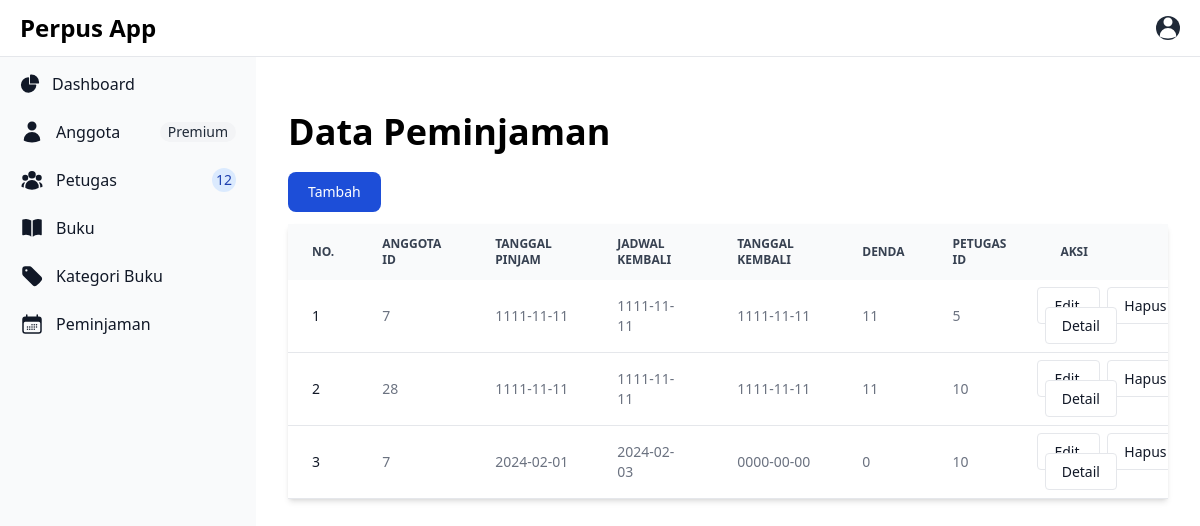
The app's page /peminjaman/index.php (signed in) with its own data.
### tables this page shows
CREATE TABLE `peminjaman` (
  `ID` int(11) NOT NULL,
  `Anggota_ID` int(11) NOT NULL,
  `TglPinjam` date NOT NULL,
  `JadwalKembali` date NOT NULL,
  `TglKembali` date DEFAULT NULL,
  `Denda` int(11) NOT NULL DEFAULT 0,
  `Petugas_ID` int(11) NOT NULL
);

### object/Peminjaman.php (called while the page is built, shortened)
<?php
class Peminjaman {
    private $conn;
    private $table_name = "peminjaman";
    public function __construct($db) {
        $this->conn = $db;
    }
    function readAll() {
        $query = "SELECT * FROM " . $this->table_name;
        $result = $this->conn->prepare($query);
        $result->execute();
        return $result;
    }
}
?>

### peminjaman/index.php (the view, shortened to what this page needs)
<?php
include '../config/layout.php';
include '../config/Database.php';
include '../object/Peminjaman.php';
$database = new Database();
$db = $database->getConnection();
$peminjaman = new Peminjaman($db);
$result = $peminjaman->readAll();
?>
<div class="p-4 sm:ml-64">
   <div class="p-4 mt-14">
       <h2 class="text-4xl font-extrabold dark:text-black">Data Peminjaman</h2>
       <a href="form-tambah.php" class="block mt-5 text-white bg-blue-700 hover:bg-blue-800 focus:ring-4 focus:outline-none focus:ring-blue-300 font-medium rounded-lg text-sm px-5 py-2.5 text-center inline-flex items-center me-2 dark:bg-blue-600 dark:hover:bg-blue-700 dark:focus:ring-blue-800">
           Tambah
       </a>
       <div class="relative overflow-x-auto mt-3 shadow-md">
           <table class="w-full text-sm text-left rtl:text-right text-gray-500 dark:text-gray-400">
               <thead class="text-xs text-gray-700 uppercase bg-gray-50 dark:bg-gray-700 dark:text-gray-400">
                   <tr>
                       <th scope="col" class="px-6 py-3">
                           No.
                       </th>
                       <th scope="col" class="px-6 py-3">
                           Anggota ID
                       </th>
                       <th scope="col" class="px-6 py-3">
                           Tanggal Pinjam
                       </th>
                       <th scope="col" class="px-6 py-3">
                           Jadwal Kembali
                       </th>
                       <th scope="col" class="px-6 py-3">
                           Tanggal Kembali
                       </th>
                       <th scope="col" class="px-6 py-3">
                           Denda
                       </th>
                       <th scope="col" class="px-6 py-3">
                           Petugas ID
                       </th>
                       <th scope="col" class="px-6 py-3">
                           Aksi
                       </th>
                   </tr>
               </thead>
               <?php
               $no = 1;
               while ($row = $result->fetch(PDO::FETCH_ASSOC)) {
                   extract($row);
               ?>
                   <tbody>
                       <tr class="bg-white border-b dark:bg-gray-800 dark:border-gray-700">
                           <th scope="row" class="px-6 py-4 font-medium text-gray-900 whitespace-nowrap dark:text-white">
                               <?= $no ?>
                           </th>
                           <td class="px-6 py-4">
                               <?= $Anggota_ID ?>
                           </td>
                           <td class="px-6 py-4">
                               <?= $TglPinjam ?>
                           </td>
                           <td class="px-6 py-4">
                               <?= $JadwalKembali ?>
                           </td>
                           <td class="px-6 py-4">
                               <?= $TglKembali ?>
                           </td>
                           <td class="px-6 py-4">
                               <?= $Denda ?>
                           </td>
                           <td class="px-6 py-4">
                               <?= $Petugas_ID ?>
                           </td>
<td>
    <a href="form-ubah.php?ID=<?= $ID ?>" class="px-4 py-2 text-sm font-medium text-gray-900 bg-white border border-gray-200 rounded hover:bg-gray-100 hover:text-blue-700 focus:z-10 focus:ring-2 focus:ring-blue-700 focus:text-blue-700 dark:bg-gray-700 dark:border-gray-600 dark:text-white dark:hover:text-white dark:hover:bg-gray-600 dark:focus:ring-blue-500 dark:focus:text-white">
        <button type="button">Edit</button>
    </a>&nbsp;
    <a onclick="confirmDelete(<?= $ID ?>)" class="px-4 py-2 text-sm font-medium text-gray-900 bg-white border border-gray-200 rounded hover:bg-gray-100 hover:text-blue-700 focus:z-10 focus:ring-2 focus:ring-blue-700 focus:text-blue-700 dark:bg-gray-700 dark:border-gray-600 dark:text-white dark:hover:text-white dark:hover:bg-gray-600 dark:focus:ring-blue-500 dark:focus:text-white" href="#">
        <button type="button">Hapus</button>
    </a>&nbsp;
    <a href="detail-peminjaman.php?ID=<?= $ID ?>" class="px-4 py-2 text-sm font-medium text-gray-900 bg-white border border-gray-200 rounded hover:bg-gray-100 hover:text-blue-700 focus:z-10 focus:ring-2 focus:ring-blue-700 focus:text-blue-700 dark:bg-gray-700 dark:border-gray-600 dark:text-white dark:hover:text-white dark:hover:bg-gray-600 dark:focus:ring-blue-500 dark:focus:text-white">
        <button type="button">Detail</button>
    </a>
</td>
                       </tr>
               <?php
                   $no += 1;
               }
               ?>
                   </tbody>
           </table>
       </div>
   </div>
</div>
</body>
</html>

### config/layout.php (shortened to what this page needs)
<!doctype html>
<html>
<head>
  <script src="https://cdn.tailwindcss.com"></script>
  <link href="https://cdnjs.cloudflare.com/ajax/libs/flowbite/2.2.1/flowbite.min.css" rel="stylesheet" />
</head>
<body>
<nav class="fixed top-0 z-50 w-full bg-white border-b border-gray-200 dark:bg-gray-800 dark:border-gray-700">
  <div class="px-3 py-3 lg:px-5 lg:pl-3">
    <div class="flex items-center justify-between">
      <div class="flex items-center justify-start rtl:justify-end">
        <a href= "" class="flex ms-2 md:me-24">
          <span class="self-center text-xl font-semibold sm:text-2xl whitespace-nowrap dark:text-white">Perpus App</span>
        </a>
      </div>
      <div class="flex items-center">
          <div class="flex items-center ms-3">
            <div>
              <button type="button" class="flex text-sm bg-gray-800 rounded-full focus:ring-4 focus:ring-gray-300 dark:focus:ring-gray-600" aria-expanded="false" data-dropdown-toggle="dropdown-user">
              </button>
            </div>
          </div>
        </div>
    </div>
  </div>
</nav>
<aside id="logo-sidebar" class="fixed top-0 left-0 z-40 w-64 h-screen transition-transform -translate-x-full sm:translate-x-0" aria-label="Sidebar">
   <div class="h-full px-3 py-4 overflow-y-auto bg-gray-50 dark:bg-gray-800">
      <a href="https://flowbite.com/" class="flex items-center ps-2.5 mb-5">
         <span class="self-center text-xl font-semibold whitespace-nowrap dark:text-white">Perpustakaan</span>
      </a>
      <ul class="space-y-2 font-medium">
         <li>
            <a href="../dashboard/index.php" class="flex items-center p-2 text-gray-900 rounded-lg dark:text-white hover:bg-gray-100 dark:hover:bg-gray-700 group">
               <span class="ms-3">Dashboard</span>
            </a>
         </li>
         <li>
            <a href="../anggota/index.php" class="flex items-center p-2 text-gray-900 rounded-lg dark:text-white hover:bg-gray-100 dark:hover:bg-gray-700 group">
               <span class="flex-1 ms-3 whitespace-nowrap">Anggota</span>
               <span class="inline-flex items-center justify-center px-2 ms-3 text-sm font-medium text-gray-800 bg-gray-100 rounded-full dark:bg-gray-700 dark:text-gray-300">Premium</span>
            </a>
         </li>
         <li>
            <a href="../petugas/index.php" class="flex items-center p-2 text-gray-900 rounded-lg dark:text-white hover:bg-gray-100 dark:hover:bg-gray-700 group">
               <span class="flex-1 ms-3 whitespace-nowrap">Petugas</span>
               <span class="inline-flex items-center justify-center w-3 h-3 p-3 ms-3 text-sm font-medium text-blue-800 bg-blue-100 rounded-full dark:bg-blue-900 dark:text-blue-300">12</span>
            </a>
         </li>
         <li>
            <a href="../buku/index.php" class="flex items-center p-2 text-gray-900 rounded-lg dark:text-white hover:bg-gray-100 dark:hover:bg-gray-700 group">
               <span class="flex-1 ms-3 whitespace-nowrap">Buku</span>
            </a>
         </li>
         <li>
            <a href="../kategori/index.php" class="flex items-center p-2 text-gray-900 rounded-lg dark:text-white hover:bg-gray-100 dark:hover:bg-gray-700 group">
               <span class="flex-1 ms-3 whitespace-nowrap">Kategori Buku</span>
            </a>
         </li>
         <li>
            <a href="../peminjaman/index.php" class="flex items-center p-2 text-gray-900 rounded-lg dark:text-white hover:bg-gray-100 dark:hover:bg-gray-700 group">
               <span class="flex-1 ms-3 whitespace-nowrap">Peminjaman</span>
            </a>
         </li>
      </ul>
   </div>
</aside>

### config/Database.php (shortened to what this page needs)
<?php
class Database {
    private $host = "localhost";
    private $db_name = "app_perpus";
    private $username = "root";
    private $password = "";
    public function getConnection() {
        $this->conn = null;
        try {
            $this->conn = new PDO("mysql:host=" . $this->host . ";dbname=". $this->db_name,
                                                                            $this->username,
                                                                            $this->password );
            echo "Koneksi Berhasil";
        } catch (PDOException $exception) {
            echo "Connection Error: " . $exception->getMessege();
        }
        return $this->conn;
    }
}
?>

### records on screen
peminjaman: Anggota_ID "7", TglPinjam "1111-11-11", JadwalKembali "1111-11-11", TglKembali "1111-11-11", Denda "11", Petugas_ID "5"
peminjaman: Anggota_ID "28", TglPinjam "1111-11-11", JadwalKembali "1111-11-11", TglKembali "1111-11-11", Denda "11", Petugas_ID "10"
peminjaman: Anggota_ID "7", TglPinjam "2024-02-01", JadwalKembali "2024-02-03", TglKembali "0000-00-00", Denda "0", Petugas_ID "10"
